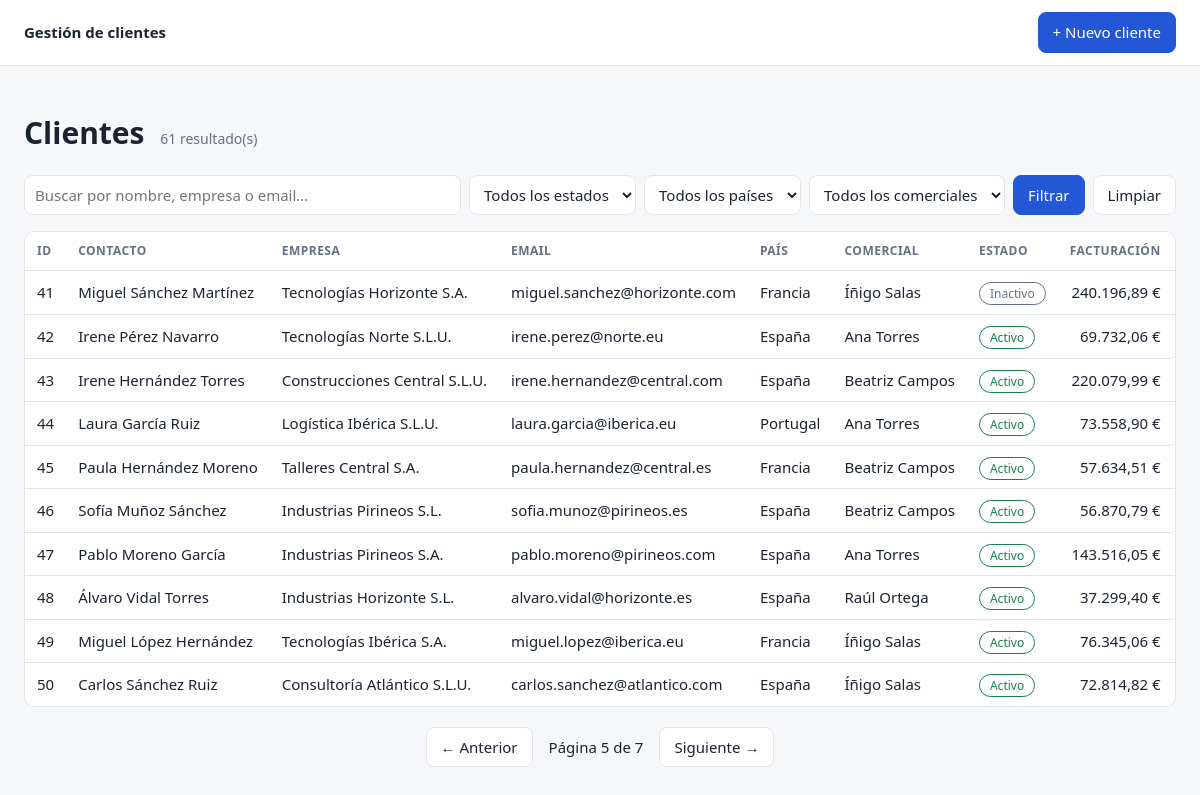
/?pagina=5&q=&estado=&pais=&comercial=, run on the app's committed database.
### tables this page shows
CREATE TABLE clientes (
    id                  INTEGER PRIMARY KEY AUTOINCREMENT,
    nombre              TEXT NOT NULL,
    apellidos           TEXT NOT NULL,
    empresa             TEXT NOT NULL,
    email               TEXT NOT NULL,
    telefono            TEXT NOT NULL,
    estado              TEXT NOT NULL CHECK (estado IN ('Activo', 'Inactivo')),
    direccion           TEXT NOT NULL,
    pais                TEXT NOT NULL,
    comercial           TEXT NOT NULL,
    fecha_alta          TEXT NOT NULL,
    facturacion         REAL NOT NULL CHECK (facturacion >= 0),
    fecha_modificacion  TEXT NOT NULL
);

### app.py (the view)
    @app.route("/")
    def lista():
        filtros = {k: request.args.get(k, "").strip() for k in ("q", "estado", "pais", "comercial")}
        pagina = max(request.args.get("pagina", 1, type=int), 1)
        clientes, total = db.buscar(**filtros, pagina=pagina, por_pagina=POR_PAGINA)
        paginas = max((total + POR_PAGINA - 1) // POR_PAGINA, 1)
        if pagina > paginas:
            return redirect(url_for("lista", **filtros, pagina=paginas))
        return render_template(
            "lista.html", clientes=clientes, total=total, pagina=pagina, paginas=paginas,
            filtros=filtros, estados=db.ESTADOS,
            paises=db.valores_distintos("pais"), comerciales=db.valores_distintos("comercial"))

### db.py (called while the page is built)
def get_db():
    if "db" not in g:
        g.db = sqlite3.connect(current_app.config["DATABASE"])
        g.db.row_factory = sqlite3.Row
        g.db.execute("PRAGMA foreign_keys = ON")
    return g.db

def valores_distintos(columna):
    assert columna in ("pais", "comercial")  # evita inyección: columna no viene del usuario
    filas = get_db().execute(
        f"SELECT DISTINCT {columna} FROM clientes ORDER BY {columna}").fetchall()
    return [f[0] for f in filas]

### templates/lista.html (shortened to what this page needs)
{% extends "base.html" %}
{% block contenido %}
<h1>Clientes <small>{{ total }} resultado(s)</small></h1>
<form class="filtros" method="get" action="{{ url_for('lista') }}">
  <input type="search" name="q" value="{{ filtros.q }}" placeholder="Buscar por nombre, empresa o email…">
  <select name="estado" aria-label="Estado">
    <option value="">Todos los estados</option>
  </select>
  <select name="pais" aria-label="País">
    <option value="">Todos los países</option>
  </select>
  <select name="comercial" aria-label="Comercial">
    <option value="">Todos los comerciales</option>
  </select>
  <button class="btn primario" type="submit">Filtrar</button>
  <a class="btn" href="{{ url_for('lista') }}">Limpiar</a>
</form>
{% if clientes %}
<div class="tabla-wrap">
<table>
  <thead>
    <tr><th>ID</th><th>Contacto</th><th>Empresa</th><th>Email</th><th>País</th>
        <th>Comercial</th><th>Estado</th><th class="num">Facturación</th><th>Acciones</th></tr>
  </thead>
  <tbody>
  {% for c in clientes %}
    <tr>
      <td>{{ c.id }}</td>
      <td>{{ c.nombre }} {{ c.apellidos }}</td>
      <td>{{ c.empresa }}</td>
      <td>{{ c.email }}</td>
      <td>{{ c.pais }}</td>
      <td>{{ c.comercial }}</td>
      <td><span class="chip {{ c.estado|lower }}">{{ c.estado }}</span></td>
      <td class="num">{{ '{:,.2f}'.format(c.facturacion).replace(',', 'X').replace('.', ',').replace('X', '.') }} €</td>
      <td class="acciones">
      </td>
    </tr>
  {% endfor %}
  </tbody>
</table>
</div>
<nav class="paginacion" aria-label="Paginación">
  {% if pagina > 1 %}<a class="btn" href="{{ url_for('lista', pagina=pagina-1, **filtros) }}">← Anterior</a>{% endif %}
  <span>Página {{ pagina }} de {{ paginas }}</span>
  {% if pagina < paginas %}<a class="btn" href="{{ url_for('lista', pagina=pagina+1, **filtros) }}">Siguiente →</a>{% endif %}
</nav>
{% else %}
  <p class="vacio">No hay clientes que coincidan con la búsqueda.</p>
{% endif %}
{% endblock %}

### static/style.css (style rules this page uses)
:root { --bg:#f6f7f9; --card:#fff; --txt:#1c2330; --suave:#667085; --borde:#e2e5ea; --prim:#2457d6; --rojo:#c62828; --verde:#1b7f4b; }
* { box-sizing: border-box; }
body { margin:0; font:15px/1.5 system-ui, sans-serif; background:var(--bg); color:var(--txt); }
a { color:var(--prim); }
h1 small { font-size:14px; color:var(--suave); font-weight:400; margin-left:8px; }
.btn { display:inline-block; padding:8px 14px; border:1px solid var(--borde); border-radius:8px; background:var(--card); color:var(--txt); text-decoration:none; cursor:pointer; font:inherit; }
.btn.primario { background:var(--prim); border-color:var(--prim); color:#fff; }
.filtros { display:flex; flex-wrap:wrap; gap:8px; margin:16px 0; }
.filtros input[type=search] { flex:1 1 260px; }
input, select { padding:8px 10px; border:1px solid var(--borde); border-radius:8px; background:var(--card); color:var(--txt); font:inherit; }
.tabla-wrap { overflow-x:auto; background:var(--card); border:1px solid var(--borde); border-radius:10px; }
table { width:100%; border-collapse:collapse; }
th, td { padding:10px 12px; text-align:left; border-bottom:1px solid var(--borde); white-space:nowrap; }
th { font-size:12px; text-transform:uppercase; letter-spacing:.04em; color:var(--suave); }
tbody tr:last-child td { border-bottom:0; }
.num { text-align:right; }
.acciones { display:flex; gap:12px; align-items:center; }
.chip { padding:2px 10px; border-radius:99px; font-size:12px; border:1px solid; }
.chip.activo { color:var(--verde); }
.chip.inactivo { color:var(--suave); }
.paginacion { display:flex; justify-content:center; align-items:center; gap:16px; margin:20px 0; }

### data on the page
clientes: id "41", nombre "Miguel", apellidos "Sánchez Martínez", empresa "Tecnologías Horizonte S.A.", email "miguel.sanchez@horizonte.com", pais "Francia", comercial "Íñigo Salas", estado "Inactivo", facturacion "240.196,89"
clientes: id "42", nombre "Irene", apellidos "Pérez Navarro", empresa "Tecnologías Norte S.L.U.", email "irene.perez@norte.eu", pais "España", comercial "Ana Torres", estado "Activo", facturacion "69.732,06"
clientes: id "43", nombre "Irene", apellidos "Hernández Torres", empresa "Construcciones Central S.L.U.", email "irene.hernandez@central.com", pais "España", comercial "Beatriz Campos", estado "Activo", facturacion "220.079,99"
clientes: id "44", nombre "Laura", apellidos "García Ruiz", empresa "Logística Ibérica S.L.U.", email "laura.garcia@iberica.eu", pais "Portugal", comercial "Ana Torres", estado "Activo", facturacion "73.558,90"
clientes: id "45", nombre "Paula", apellidos "Hernández Moreno", empresa "Talleres Central S.A.", email "paula.hernandez@central.es", pais "Francia", comercial "Beatriz Campos", estado "Activo", facturacion "57.634,51"
clientes: id "46", nombre "Sofía", apellidos "Muñoz Sánchez", empresa "Industrias Pirineos S.L.", email "sofia.munoz@pirineos.es", pais "España", comercial "Beatriz Campos", estado "Activo", facturacion "56.870,79"
clientes: id "47", nombre "Pablo", apellidos "Moreno García", empresa "Industrias Pirineos S.A.", email "pablo.moreno@pirineos.com", pais "España", comercial "Ana Torres", estado "Activo", facturacion "143.516,05"
clientes: id "48", nombre "Álvaro", apellidos "Vidal Torres", empresa "Industrias Horizonte S.L.", email "alvaro.vidal@horizonte.es", pais "España", comercial "Raúl Ortega", estado "Activo", facturacion "37.299,40"
clientes: id "49", nombre "Miguel", apellidos "López Hernández", empresa "Tecnologías Ibérica S.A.", email "miguel.lopez@iberica.eu", pais "Francia", comercial "Íñigo Salas", estado "Activo", facturacion "76.345,06"
clientes: id "50", nombre "Carlos", apellidos "Sánchez Ruiz", empresa "Consultoría Atlántico S.L.U.", email "carlos.sanchez@atlantico.com", pais "España", comercial "Íñigo Salas", estado "Activo", facturacion "72.814,82"

### other printed values
{{ total }} "61"
{{ pagina }} "5"
{{ paginas }} "7"
